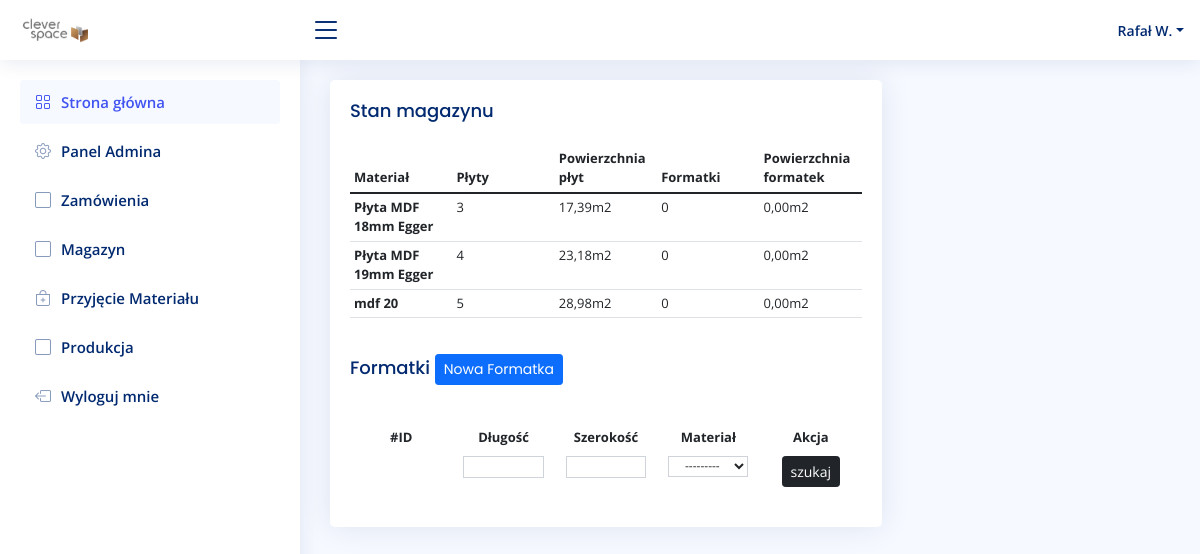
Before: /stock/ (signed in) with the older database file.
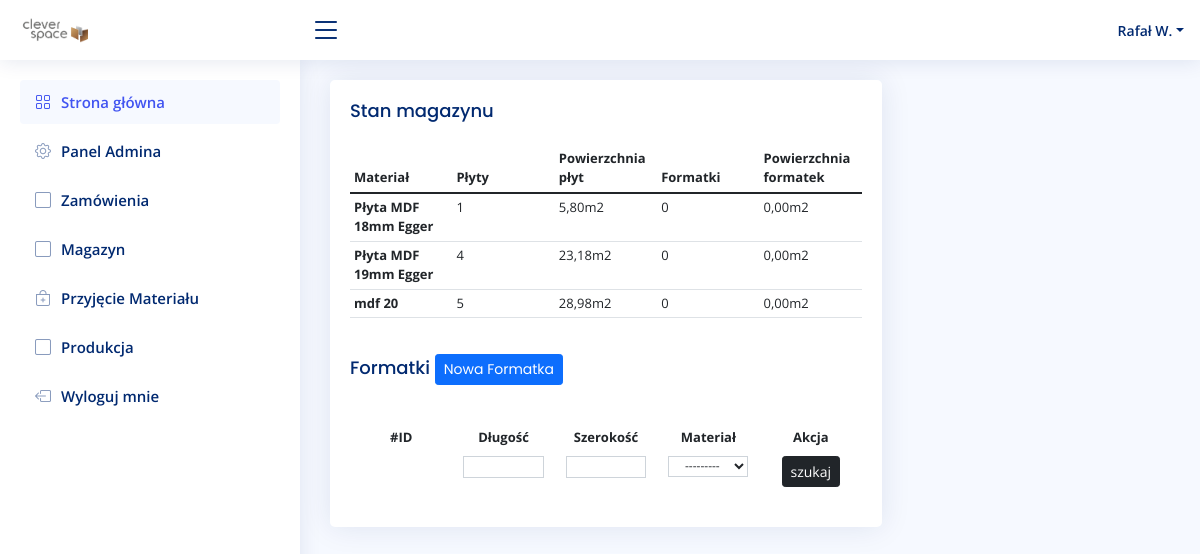
After: the same page with the newer database file.
### order/models.py (models this page shows)
class Material(models.Model):
    short_name = models.CharField(max_length=255, blank=False, null=True)
    name = models.CharField(max_length=255, blank=False, null=True)
    quantity = models.SmallIntegerField(default=0, blank=False, null=True)
    material_area = models.DecimalField(default=Decimal('5.796'), decimal_places=4, blank=False, max_digits=10)
    class Meta:
        verbose_name = "materiał"
        verbose_name_plural = "materiały"
    def __str__(self):
        return self.short_name
    def caluclate_material(self):
        return self.quantity * self.material_area
    def caluclate_area(self):
        material = Material.objects.get(short_name=self.short_name)
        total_area = 0
        for stock in material.stocks.all():
            result = stock.length * stock.width / 1000000
            total_area += result
        return total_area

### stock/views.py (the view)
# urls.py: path('', staff_member_required(views.StockView.as_view()), name='stock'),
class StockView(ListView):
    model = Stock
    template_name = 'stock/home.html'
    def get_context_data(self, **kwargs):
        context = super().get_context_data(**kwargs)
        context.update({
            'filter': StockFilter(self.request.GET,
                                  queryset=self.get_queryset()),
            'materials': Material.objects.all().order_by('name'),
            'cutters': Cutter.objects.all().order_by('-name'),
            })
        return context

### stock/templates/stock/home.html (shortened to what this page needs)
{% extends 'main.html' %}
{% load static %}
{% block content %}
<div class="row">
  <div class="col-sm-8">
    <div class="card recent-sales">
      <div class="card-body">
        <h5 class="card-title">Stan magazynu </h5>
        <table class="table table-hover table-sm text-left" style="text-align: left">
          <thead>
            <tr>
              <th scope="col">Materiał</th>
              <th scope="col">Płyty</th>
              <th scope="col">Powierzchnia płyt</th>
              <th scope="col">Formatki</th>
              <th scope="col">Powierzchnia formatek</th>
            </tr>
          </thead>
          <tbody>
            {% for material in materials %}
            <tr>
              <th scope="col">{{ material.name }}</th>
              <td scope="col">{{ material.quantity }}</td>
              <td scope="col">{{ material.caluclate_material|floatformat:2 }}m2</td>
              <td scope="col">{{ material.stocks.count }}</td>
              <td scope="col">{{ material.caluclate_area|floatformat:2 }}m2</td>
            </tr>
            {% endfor %}
         </tbody>
       </table>
        <h5 class="card-title">Formatki <a href="{% url 'create-stock' %}"><button class="btn btn-primary btn-sm">Nowa Formatka</button></a></h5>
       <div class="dataTable-top"></div>
       <div class="table-responsive">
        <table class="table table-borderless table-hover table-sm">
          {% include 'stock/search.html' %}
          <thead>
            <tr>
              <th scope="col">#ID</th>
              <th scope="col">Długość</th>
              <th scope="col">Szerokość</th>
              <th scope="col">Materiał</th>
              <th scope="col">Akcja</th>
            </tr>
          </thead>
        </table>
      </div>
      </div>
    </div>
  </div>
</div>
{% endblock %}

Changed rows visible on the page:
changed Material "Płyta MDF 18mm Egger": quantity "3" → "1"; caluclate_material "17,39" → "5,80"
